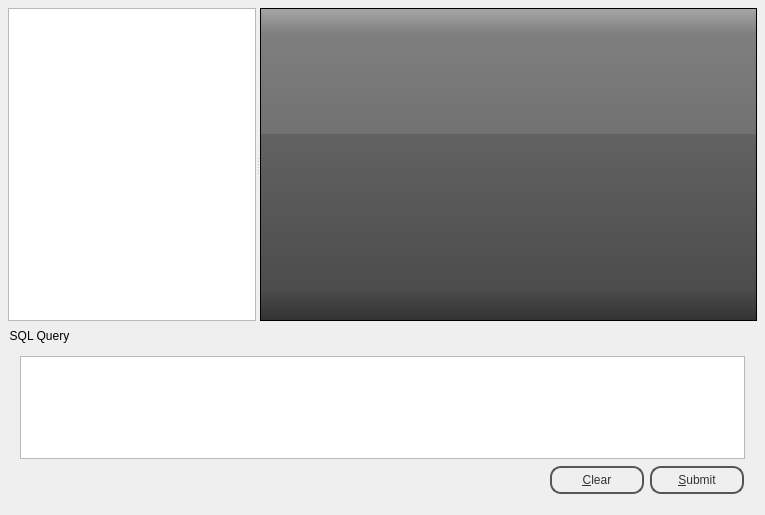
<?xml version="1.0" encoding="UTF-8"?>
<ui version="4.0">
 <class>Browser</class>
 <widget class="QWidget" name="Browser">
  <property name="geometry">
   <rect>
    <x>0</x>
    <y>0</y>
    <width>765</width>
    <height>515</height>
   </rect>
  </property>
  <property name="windowTitle">
   <string>Qt SQL Browser</string>
  </property>
  <property name="styleSheet">
   <string notr="true">#Browser {
border: none;
background: qlineargradient(x1: 0, y1: 0, x2: 0, y2: 1,
stop: 0 #a6a6a6, stop: 0.08 #7f7f7f,
stop: 0.39999 #717171, stop: 0.4 #626262,
stop: 0.9 #4c4c4c, stop: 1 #333333);
}


#groupBox {
border: none;
background: qlineargradient(x1: 0, y1: 0, x2: 0, y2: 1,
stop: 0 #a6a6a6, stop: 0.08 #7f7f7f,
stop: 0.39999 #717171, stop: 0.4 #626262,
stop: 0.9 #4c4c4c, stop: 1 #333333);
}


#groupBox QPushButton {
color: #333;
border: 2px solid #555;
border-radius: 11px;
padding: 5px;
background: qradialgradient(cx: 0.3, cy: -0.4,
fx: 0.3, fy: -0.4,
radius: 1.35, stop: 0 #fff, stop: 1 #888);
min-width: 80px;
}

#groupBox QPushButton:hover {
background: qradialgradient(cx: 0.3, cy: -0.4,
fx: 0.3, fy: -0.4,
radius: 1.35, stop: 0 #fff, stop: 1 #bbb);
}

QTableView 
{
 	text-color: #ffffff; 
	alternate-background-color: #333; 
	background:  qlineargradient(x1: 0, y1: 0, x2: 0, y2: 1,
		stop: 0 #a6a6a6, stop: 0.08 #7f7f7f,
		stop: 0.39999 #717171, stop: 0.4 #626262,
		stop: 0.9 #4c4c4c, stop: 1 #333333);
} 
</string>
  </property>
  <layout class="QVBoxLayout">
   <property name="spacing">
    <number>6</number>
   </property>
   <property name="margin">
    <number>8</number>
   </property>
   <item>
    <widget class="QSplitter" name="splitter_2">
     <property name="sizePolicy">
      <sizepolicy hsizetype="Expanding" vsizetype="Expanding">
       <horstretch>0</horstretch>
       <verstretch>0</verstretch>
      </sizepolicy>
     </property>
     <property name="orientation">
      <enum>Qt::Horizontal</enum>
     </property>
     <widget class="ConnectionWidget" name="connectionWidget">
      <property name="sizePolicy">
       <sizepolicy hsizetype="Ignored" vsizetype="Expanding">
        <horstretch>1</horstretch>
        <verstretch>0</verstretch>
       </sizepolicy>
      </property>
     </widget>
     <widget class="QTableView" name="table">
      <property name="sizePolicy">
       <sizepolicy hsizetype="Expanding" vsizetype="Expanding">
        <horstretch>2</horstretch>
        <verstretch>0</verstretch>
       </sizepolicy>
      </property>
      <property name="palette">
       <palette>
        <active>
         <colorrole role="Button">
          <brush brushstyle="LinearGradientPattern">
           <gradient startx="0.000000000000000" starty="0.000000000000000" endx="0.000000000000000" endy="1.000000000000000" type="LinearGradient" spread="PadSpread" coordinatemode="ObjectBoundingMode">
            <gradientstop position="0.000000000000000">
             <color alpha="255">
              <red>166</red>
              <green>166</green>
              <blue>166</blue>
             </color>
            </gradientstop>
            <gradientstop position="0.080000000000000">
             <color alpha="255">
              <red>127</red>
              <green>127</green>
              <blue>127</blue>
             </color>
            </gradientstop>
            <gradientstop position="0.399990000000000">
             <color alpha="255">
              <red>113</red>
              <green>113</green>
              <blue>113</blue>
             </color>
            </gradientstop>
            <gradientstop position="0.400000000000000">
             <color alpha="255">
              <red>98</red>
              <green>98</green>
              <blue>98</blue>
             </color>
            </gradientstop>
            <gradientstop position="0.900000000000000">
             <color alpha="255">
              <red>76</red>
              <green>76</green>
              <blue>76</blue>
             </color>
            </gradientstop>
            <gradientstop position="1.000000000000000">
             <color alpha="255">
              <red>51</red>
              <green>51</green>
              <blue>51</blue>
             </color>
            </gradientstop>
           </gradient>
          </brush>
         </colorrole>
         <colorrole role="Text">
          <brush brushstyle="SolidPattern">
           <color alpha="255">
            <red>255</red>
            <green>255</green>
            <blue>255</blue>
           </color>
          </brush>
         </colorrole>
         <colorrole role="Base">
          <brush brushstyle="LinearGradientPattern">
           <gradient startx="0.000000000000000" starty="0.000000000000000" endx="0.000000000000000" endy="1.000000000000000" type="LinearGradient" spread="PadSpread" coordinatemode="ObjectBoundingMode">
            <gradientstop position="0.000000000000000">
             <color alpha="255">
              <red>166</red>
              <green>166</green>
              <blue>166</blue>
             </color>
            </gradientstop>
            <gradientstop position="0.080000000000000">
             <color alpha="255">
              <red>127</red>
              <green>127</green>
              <blue>127</blue>
             </color>
            </gradientstop>
            <gradientstop position="0.399990000000000">
             <color alpha="255">
              <red>113</red>
              <green>113</green>
              <blue>113</blue>
             </color>
            </gradientstop>
            <gradientstop position="0.400000000000000">
             <color alpha="255">
              <red>98</red>
              <green>98</green>
              <blue>98</blue>
             </color>
            </gradientstop>
            <gradientstop position="0.900000000000000">
             <color alpha="255">
              <red>76</red>
              <green>76</green>
              <blue>76</blue>
             </color>
            </gradientstop>
            <gradientstop position="1.000000000000000">
             <color alpha="255">
              <red>51</red>
              <green>51</green>
              <blue>51</blue>
             </color>
            </gradientstop>
           </gradient>
          </brush>
         </colorrole>
         <colorrole role="Window">
          <brush brushstyle="LinearGradientPattern">
           <gradient startx="0.000000000000000" starty="0.000000000000000" endx="0.000000000000000" endy="1.000000000000000" type="LinearGradient" spread="PadSpread" coordinatemode="ObjectBoundingMode">
            <gradientstop position="0.000000000000000">
             <color alpha="255">
              <red>166</red>
              <green>166</green>
              <blue>166</blue>
             </color>
            </gradientstop>
            <gradientstop position="0.080000000000000">
             <color alpha="255">
              <red>127</red>
              <green>127</green>
              <blue>127</blue>
             </color>
            </gradientstop>
            <gradientstop position="0.399990000000000">
             <color alpha="255">
              <red>113</red>
              <green>113</green>
              <blue>113</blue>
             </color>
            </gradientstop>
            <gradientstop position="0.400000000000000">
             <color alpha="255">
              <red>98</red>
              <green>98</green>
              <blue>98</blue>
             </color>
            </gradientstop>
            <gradientstop position="0.900000000000000">
             <color alpha="255">
              <red>76</red>
              <green>76</green>
              <blue>76</blue>
             </color>
            </gradientstop>
            <gradientstop position="1.000000000000000">
             <color alpha="255">
              <red>51</red>
              <green>51</green>
              <blue>51</blue>
             </color>
            </gradientstop>
           </gradient>
          </brush>
         </colorrole>
         <colorrole role="AlternateBase">
          <brush brushstyle="SolidPattern">
           <color alpha="255">
            <red>51</red>
            <green>51</green>
            <blue>51</blue>
           </color>
          </brush>
         </colorrole>
        </active>
        <inactive>
         <colorrole role="Button">
          <brush brushstyle="LinearGradientPattern">
           <gradient startx="0.000000000000000" starty="0.000000000000000" endx="0.000000000000000" endy="1.000000000000000" type="LinearGradient" spread="PadSpread" coordinatemode="ObjectBoundingMode">
            <gradientstop position="0.000000000000000">
             <color alpha="255">
              <red>166</red>
              <green>166</green>
              <blue>166</blue>
             </color>
            </gradientstop>
            <gradientstop position="0.080000000000000">
             <color alpha="255">
              <red>127</red>
              <green>127</green>
              <blue>127</blue>
             </color>
            </gradientstop>
            <gradientstop position="0.399990000000000">
             <color alpha="255">
              <red>113</red>
              <green>113</green>
              <blue>113</blue>
             </color>
            </gradientstop>
            <gradientstop position="0.400000000000000">
             <color alpha="255">
              <red>98</red>
              <green>98</green>
              <blue>98</blue>
             </color>
            </gradientstop>
            <gradientstop position="0.900000000000000">
             <color alpha="255">
              <red>76</red>
              <green>76</green>
              <blue>76</blue>
             </color>
            </gradientstop>
            <gradientstop position="1.000000000000000">
             <color alpha="255">
              <red>51</red>
              <green>51</green>
              <blue>51</blue>
             </color>
            </gradientstop>
           </gradient>
          </brush>
         </colorrole>
         <colorrole role="Text">
          <brush brushstyle="SolidPattern">
           <color alpha="255">
            <red>255</red>
            <green>255</green>
            <blue>255</blue>
           </color>
          </brush>
         </colorrole>
         <colorrole role="Base">
          <brush brushstyle="LinearGradientPattern">
           <gradient startx="0.000000000000000" starty="0.000000000000000" endx="0.000000000000000" endy="1.000000000000000" type="LinearGradient" spread="PadSpread" coordinatemode="ObjectBoundingMode">
            <gradientstop position="0.000000000000000">
             <color alpha="255">
              <red>166</red>
              <green>166</green>
              <blue>166</blue>
             </color>
            </gradientstop>
            <gradientstop position="0.080000000000000">
             <color alpha="255">
              <red>127</red>
              <green>127</green>
              <blue>127</blue>
             </color>
            </gradientstop>
            <gradientstop position="0.399990000000000">
             <color alpha="255">
              <red>113</red>
              <green>113</green>
              <blue>113</blue>
             </color>
            </gradientstop>
            <gradientstop position="0.400000000000000">
             <color alpha="255">
              <red>98</red>
              <green>98</green>
              <blue>98</blue>
             </color>
            </gradientstop>
            <gradientstop position="0.900000000000000">
             <color alpha="255">
              <red>76</red>
              <green>76</green>
              <blue>76</blue>
             </color>
            </gradientstop>
            <gradientstop position="1.000000000000000">
             <color alpha="255">
              <red>51</red>
              <green>51</green>
              <blue>51</blue>
             </color>
            </gradientstop>
           </gradient>
          </brush>
         </colorrole>
         <colorrole role="Window">
          <brush brushstyle="LinearGradientPattern">
           <gradient startx="0.000000000000000" starty="0.000000000000000" endx="0.000000000000000" endy="1.000000000000000" type="LinearGradient" spread="PadSpread" coordinatemode="ObjectBoundingMode">
            <gradientstop position="0.000000000000000">
             <color alpha="255">
              <red>166</red>
              <green>166</green>
              <blue>166</blue>
             </color>
            </gradientstop>
            <gradientstop position="0.080000000000000">
             <color alpha="255">
              <red>127</red>
              <green>127</green>
              <blue>127</blue>
             </color>
            </gradientstop>
            <gradientstop position="0.399990000000000">
             <color alpha="255">
              <red>113</red>
              <green>113</green>
              <blue>113</blue>
             </color>
            </gradientstop>
            <gradientstop position="0.400000000000000">
             <color alpha="255">
              <red>98</red>
              <green>98</green>
              <blue>98</blue>
             </color>
            </gradientstop>
            <gradientstop position="0.900000000000000">
             <color alpha="255">
              <red>76</red>
              <green>76</green>
              <blue>76</blue>
             </color>
            </gradientstop>
            <gradientstop position="1.000000000000000">
             <color alpha="255">
              <red>51</red>
              <green>51</green>
              <blue>51</blue>
             </color>
            </gradientstop>
           </gradient>
          </brush>
         </colorrole>
         <colorrole role="AlternateBase">
          <brush brushstyle="SolidPattern">
           <color alpha="255">
            <red>51</red>
            <green>51</green>
            <blue>51</blue>
           </color>
          </brush>
         </colorrole>
        </inactive>
        <disabled>
         <colorrole role="Button">
          <brush brushstyle="LinearGradientPattern">
           <gradient startx="0.000000000000000" starty="0.000000000000000" endx="0.000000000000000" endy="1.000000000000000" type="LinearGradient" spread="PadSpread" coordinatemode="ObjectBoundingMode">
            <gradientstop position="0.000000000000000">
             <color alpha="255">
              <red>166</red>
              <green>166</green>
              <blue>166</blue>
             </color>
            </gradientstop>
            <gradientstop position="0.080000000000000">
             <color alpha="255">
              <red>127</red>
              <green>127</green>
              <blue>127</blue>
             </color>
            </gradientstop>
            <gradientstop position="0.399990000000000">
             <color alpha="255">
              <red>113</red>
              <green>113</green>
              <blue>113</blue>
             </color>
            </gradientstop>
            <gradientstop position="0.400000000000000">
             <color alpha="255">
              <red>98</red>
              <green>98</green>
              <blue>98</blue>
             </color>
            </gradientstop>
            <gradientstop position="0.900000000000000">
             <color alpha="255">
              <red>76</red>
              <green>76</green>
              <blue>76</blue>
             </color>
            </gradientstop>
            <gradientstop position="1.000000000000000">
             <color alpha="255">
              <red>51</red>
              <green>51</green>
              <blue>51</blue>
             </color>
            </gradientstop>
           </gradient>
          </brush>
         </colorrole>
         <colorrole role="Text">
          <brush brushstyle="SolidPattern">
           <color alpha="255">
            <red>120</red>
            <green>120</green>
            <blue>120</blue>
           </color>
          </brush>
         </colorrole>
         <colorrole role="Base">
          <brush brushstyle="LinearGradientPattern">
           <gradient startx="0.000000000000000" starty="0.000000000000000" endx="0.000000000000000" endy="1.000000000000000" type="LinearGradient" spread="PadSpread" coordinatemode="ObjectBoundingMode">
            <gradientstop position="0.000000000000000">
             <color alpha="255">
              <red>166</red>
              <green>166</green>
              <blue>166</blue>
             </color>
            </gradientstop>
            <gradientstop position="0.080000000000000">
             <color alpha="255">
              <red>127</red>
              <green>127</green>
              <blue>127</blue>
             </color>
            </gradientstop>
            <gradientstop position="0.399990000000000">
             <color alpha="255">
              <red>113</red>
              <green>113</green>
              <blue>113</blue>
             </color>
            </gradientstop>
            <gradientstop position="0.400000000000000">
             <color alpha="255">
              <red>98</red>
              <green>98</green>
              <blue>98</blue>
             </color>
            </gradientstop>
            <gradientstop position="0.900000000000000">
             <color alpha="255">
              <red>76</red>
              <green>76</green>
              <blue>76</blue>
             </color>
            </gradientstop>
            <gradientstop position="1.000000000000000">
             <color alpha="255">
              <red>51</red>
              <green>51</green>
              <blue>51</blue>
             </color>
            </gradientstop>
           </gradient>
          </brush>
         </colorrole>
         <colorrole role="Window">
          <brush brushstyle="LinearGradientPattern">
           <gradient startx="0.000000000000000" starty="0.000000000000000" endx="0.000000000000000" endy="1.000000000000000" type="LinearGradient" spread="PadSpread" coordinatemode="ObjectBoundingMode">
            <gradientstop position="0.000000000000000">
             <color alpha="255">
              <red>166</red>
              <green>166</green>
              <blue>166</blue>
             </color>
            </gradientstop>
            <gradientstop position="0.080000000000000">
             <color alpha="255">
              <red>127</red>
              <green>127</green>
              <blue>127</blue>
             </color>
            </gradientstop>
            <gradientstop position="0.399990000000000">
             <color alpha="255">
              <red>113</red>
              <green>113</green>
              <blue>113</blue>
             </color>
            </gradientstop>
            <gradientstop position="0.400000000000000">
             <color alpha="255">
              <red>98</red>
              <green>98</green>
              <blue>98</blue>
             </color>
            </gradientstop>
            <gradientstop position="0.900000000000000">
             <color alpha="255">
              <red>76</red>
              <green>76</green>
              <blue>76</blue>
             </color>
            </gradientstop>
            <gradientstop position="1.000000000000000">
             <color alpha="255">
              <red>51</red>
              <green>51</green>
              <blue>51</blue>
             </color>
            </gradientstop>
           </gradient>
          </brush>
         </colorrole>
         <colorrole role="AlternateBase">
          <brush brushstyle="SolidPattern">
           <color alpha="255">
            <red>51</red>
            <green>51</green>
            <blue>51</blue>
           </color>
          </brush>
         </colorrole>
        </disabled>
       </palette>
      </property>
      <property name="contextMenuPolicy">
       <enum>Qt::ActionsContextMenu</enum>
      </property>
      <property name="selectionBehavior">
       <enum>QAbstractItemView::SelectRows</enum>
      </property>
     </widget>
    </widget>
   </item>
   <item>
    <widget class="QGroupBox" name="groupBox">
     <property name="sizePolicy">
      <sizepolicy hsizetype="Preferred" vsizetype="MinimumExpanding">
       <horstretch>0</horstretch>
       <verstretch>0</verstretch>
      </sizepolicy>
     </property>
     <property name="maximumSize">
      <size>
       <width>16777215</width>
       <height>180</height>
      </size>
     </property>
     <property name="title">
      <string>SQL Query</string>
     </property>
     <layout class="QVBoxLayout">
      <property name="spacing">
       <number>6</number>
      </property>
      <property name="margin">
       <number>9</number>
      </property>
      <item>
       <widget class="QTextEdit" name="sqlEdit">
        <property name="sizePolicy">
         <sizepolicy hsizetype="Expanding" vsizetype="MinimumExpanding">
          <horstretch>0</horstretch>
          <verstretch>0</verstretch>
         </sizepolicy>
        </property>
        <property name="minimumSize">
         <size>
          <width>0</width>
          <height>18</height>
         </size>
        </property>
        <property name="baseSize">
         <size>
          <width>0</width>
          <height>120</height>
         </size>
        </property>
       </widget>
      </item>
      <item>
       <layout class="QHBoxLayout">
        <property name="spacing">
         <number>6</number>
        </property>
        <property name="margin">
         <number>1</number>
        </property>
        <item>
         <spacer>
          <property name="orientation">
           <enum>Qt::Horizontal</enum>
          </property>
          <property name="sizeHint" stdset="0">
           <size>
            <width>40</width>
            <height>20</height>
           </size>
          </property>
         </spacer>
        </item>
        <item>
         <widget class="QPushButton" name="clearButton">
          <property name="text">
           <string>&amp;Clear</string>
          </property>
         </widget>
        </item>
        <item>
         <widget class="QPushButton" name="submitButton">
          <property name="text">
           <string>&amp;Submit</string>
          </property>
         </widget>
        </item>
       </layout>
      </item>
     </layout>
    </widget>
   </item>
  </layout>
  <action name="insertRowAction">
   <property name="enabled">
    <bool>false</bool>
   </property>
   <property name="text">
    <string>&amp;Insert Row</string>
   </property>
   <property name="statusTip">
    <string>Inserts a new Row</string>
   </property>
  </action>
  <action name="deleteRowAction">
   <property name="enabled">
    <bool>false</bool>
   </property>
   <property name="text">
    <string>&amp;Delete Row</string>
   </property>
   <property name="statusTip">
    <string>Deletes the current Row</string>
   </property>
  </action>
 </widget>
 <customwidgets>
  <customwidget>
   <class>ConnectionWidget</class>
   <extends>QTreeView</extends>
   <header>connectionwidget.h</header>
  </customwidget>
 </customwidgets>
 <tabstops>
  <tabstop>sqlEdit</tabstop>
  <tabstop>clearButton</tabstop>
  <tabstop>submitButton</tabstop>
  <tabstop>connectionWidget</tabstop>
  <tabstop>table</tabstop>
 </tabstops>
 <resources/>
 <connections/>
</ui>
